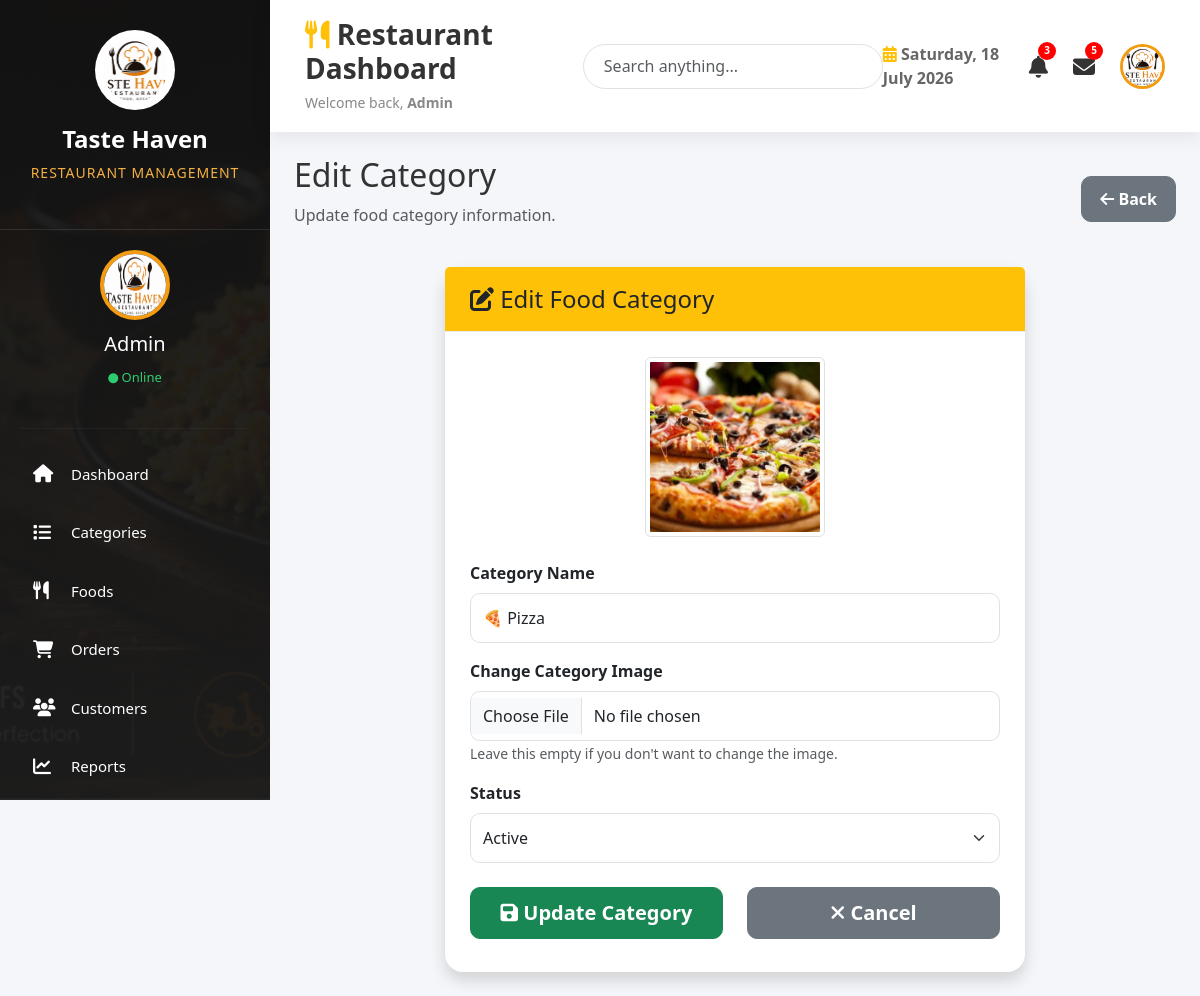
Screenshot of /admin/edit_category.php?id=2 (signed in) with the database file from the repository.
### tables this page shows
CREATE TABLE `categories` (
  `id` int(11) NOT NULL,
  `category_name` varchar(100) NOT NULL,
  `image` varchar(255) DEFAULT NULL,
  `status` enum('Active','Inactive') DEFAULT 'Active',
  `created_at` timestamp NOT NULL DEFAULT current_timestamp(),
  `updated_at` timestamp NULL DEFAULT NULL ON UPDATE current_timestamp()
);

### admin/edit_category.php (the view, shortened to what this page needs)
<?php
include("../config/db.php");
$id=(int)$_GET['id'];
$query=mysqli_query($conn,"
SELECT *
FROM categories
WHERE id='$id'
");
$row=mysqli_fetch_assoc($query);
?>
<!DOCTYPE html>
<html lang="en">
<head>
<link
href="https://cdn.jsdelivr.net/npm/bootstrap@5.3.3/dist/css/bootstrap.min.css"
rel="stylesheet">
<link
rel="stylesheet"
href="../assets/css/admin.css">
<link
rel="stylesheet"
href="https://cdnjs.cloudflare.com/ajax/libs/font-awesome/6.5.2/css/all.min.css">
</head>
<body>
<div class="wrapper">
<?php include("includes/sidebar.php"); ?>
<div class="main">
<?php include("includes/header.php"); ?>
<div class="container-fluid p-4">
<div class="d-flex justify-content-between align-items-center mb-4">
<div>
<h2>
Edit Category
</h2>
<p class="text-muted">
Update food category information.
</p>
</div>
<a
href="categories.php"
class="btn btn-secondary">
<i class="fas fa-arrow-left"></i>
Back
</a>
</div>
<div class="row justify-content-center">
<div class="col-lg-8">
<div class="card shadow border-0">
<div class="card-header bg-warning">
<h4 class="mb-0">
<i class="fas fa-edit"></i>
Edit Food Category
</h4>
</div>
<div class="card-body">
<form method="POST" enctype="multipart/form-data">
<div class="text-center mb-4">
<?php
if($row['image']!="")
{
?>
<img
src="../uploads/categories/<?php echo $row['image']; ?>"
class="img-thumbnail"
style="width:180px;height:180px;object-fit:cover;">
<?php
}
?>
</div>
<div class="mb-3">
<label class="form-label fw-bold">
Category Name
</label>
<input
type="text"
name="category_name"
class="form-control"
value="<?php echo $row['category_name']; ?>"
required>
</div>
<div class="mb-3">
<label class="form-label fw-bold">
Change Category Image
</label>
<input
type="file"
name="image"
class="form-control"
accept="image/*">
<small class="text-muted">
Leave this empty if you don't want to change the image.
</small>
</div>
<div class="mb-4">
<label class="form-label fw-bold">
Status
</label>
<select
name="status"
class="form-select">
<option value="Active"
<?php if($row['status']=="Active") echo "selected"; ?>>
Active
</option>
</select>
</div>
<div class="row">
<div class="col-md-6 mb-2">
<div class="d-grid">
<button
type="submit"
name="update"
class="btn btn-success btn-lg">
<i class="fas fa-save"></i>
Update Category
</button>
</div>
</div>
<div class="col-md-6 mb-2">
<div class="d-grid">
<a
href="categories.php"
class="btn btn-secondary btn-lg">
<i class="fas fa-times"></i>
Cancel
</a>
</div>
</div>
</div>
</form>
</div>
</div>
</div>
</div>
</div>
</div>
</div>
</body>
</html>

### assets/css/admin.css (style rules this page uses)
* { margin:0; padding:0; box-sizing:border-box; }
body { font-family:'Segoe UI',Tahoma,Geneva,Verdana,sans-serif; background:#f4f6f9; color:#333; }
a { text-decoration:none; }
.wrapper { display:flex; min-height:100vh; }
.main { margin-left:270px; width:calc(100% - 270px); }
.card { border:none; border-radius:18px; box-shadow:0 8px 20px rgba(0,0,0,.08); }
.card-header { background:#ffffff; border-bottom:1px solid #ececec; font-weight:600; padding:18px 25px; }
.card-body { padding:25px; }
.btn { border-radius:10px; padding:10px 18px; font-weight:600; }
.btn-success { background:#198754; }
.form-control, .form-select { border-radius:10px; padding:12px; }
html { scroll-behavior:smooth; }

### rows the page displays
categories: image (picture), category_name "🍕 Pizza", status "Active"

### other values shown
$_SESSION['admin'] "Admin"
